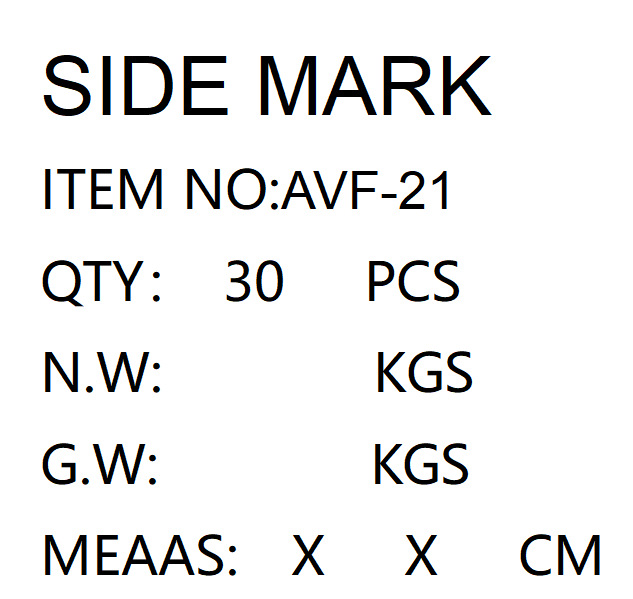
#> input picture 微信图片_20250525103113.jpg, 633 x 599 px
$ python crop_images_to_pdf.py
#> lines starting #> are read from the running program, lines starting #| are printed output that depends on the picture
#!/usr/bin/env python3
# -*- coding: utf-8 -*-

import os
from PIL import Image
from reportlab.pdfgen import canvas
import tempfile

def find_images_in_folder(folder_path):
    """扫描文件夹中的图片文件"""
    image_extensions = {'.jpg', '.jpeg', '.png', '.bmp', '.tiff', '.tif', '.gif'}
    image_files = []

    for filename in os.listdir(folder_path):
        if os.path.splitext(filename.lower())[1] in image_extensions:
            image_files.append(os.path.join(folder_path, filename))

    return sorted(image_files)

def crop_whitespace(image_path):
    """裁剪图片周围的空白区域"""
    try:
        # 打开图片
        img = Image.open(image_path)
        print(f"  原始尺寸: {img.size}")

        # 转换为RGBA模式处理透明度
        if img.mode == 'RGBA':
            # 对于有透明度的图片，先转换为白色背景
            background = Image.new('RGB', img.size, (255, 255, 255))
            background.paste(img, mask=img.split()[3] if len(img.split()) == 4 else None)
            img = background
        elif img.mode != 'RGB':
            img = img.convert('RGB')

        # 获取图片像素数据
        pixels = img.load()
        width, height = img.size

        # 定义白色阈值
        white_threshold = 250

        # 从四个方向找边界
        # 找上边界
        top = 0
        for y in range(height):
            found_content = False
            for x in range(width):
                r, g, b = pixels[x, y]
                if r < white_threshold or g < white_threshold or b < white_threshold:
                    found_content = True
                    break
            if found_content:
                top = y
                break

        # 找下边界
        bottom = height - 1
        for y in range(height - 1, -1, -1):
            found_content = False
            for x in range(width):
                r, g, b = pixels[x, y]
                if r < white_threshold or g < white_threshold or b < white_threshold:
                    found_content = True
                    break
            if found_content:
                bottom = y
                break

        # 找左边界
        left = 0
        for x in range(width):
            found_content = False
            for y in range(height):
                r, g, b = pixels[x, y]
                if r < white_threshold or g < white_threshold or b < white_threshold:
                    found_content = True
                    break
            if found_content:
                left = x
                break

        # 找右边界
        right = width - 1
        for x in range(width - 1, -1, -1):
            found_content = False
            for y in range(height):
                r, g, b = pixels[x, y]
                if r < white_threshold or g < white_threshold or b < white_threshold:
                    found_content = True
                    break
            if found_content:
                right = x
                break

        print(f"  检测到边界: 左={left}, 上={top}, 右={right}, 下={bottom}")

        # 裁剪图片
        if left < right and top < bottom:
            cropped = img.crop((left, top, right + 1, bottom + 1))
            print(f"  裁剪后尺寸: {cropped.size}")
            return cropped
        else:
            print("  未检测到有效边界，返回原图")
            return img

    except Exception as e:
        print(f"处理图片 {image_path} 时出错: {e}")
        return None

def image_to_pdf(img_path, output_dir):
    """将单张图片转换为PDF"""
    try:
        cropped_img = crop_whitespace(img_path)
        if cropped_img is None:
            return False

        # 生成PDF文件名（使用原图片名称）
        base_name = os.path.splitext(os.path.basename(img_path))[0]
        output_pdf = os.path.join(output_dir, f"{base_name}.pdf")

        # 创建PDF
        c = canvas.Canvas(output_pdf, pagesize=cropped_img.size)

        # 保存图片到临时文件
        with tempfile.NamedTemporaryFile(suffix='.png', delete=False) as temp_file:
            cropped_img.save(temp_file.name, 'PNG')

            # 将图片添加到PDF
            c.drawImage(temp_file.name, 0, 0,
                      width=cropped_img.size[0],
                      height=cropped_img.size[1])
            c.save()

            # 删除临时文件
            os.unlink(temp_file.name)

        print(f"  ✓ 生成PDF: {base_name}.pdf")
        return True

    except Exception as e:
        print(f"  ✗ 处理失败: {e}")
        return False

def main():
    """主函数"""
    try:
        # 使用当前工作目录，而不是脚本所在目录
        current_dir = os.getcwd()

        print("=== 图片裁剪转PDF工具 ===")
        print(f"程序运行目录: {current_dir}")

        print("正在扫描图片文件...")
        image_files = find_images_in_folder(current_dir)

        if not image_files:
            print(f"\n❌ 当前文件夹中没有找到图片文件")
            print(f"支持的图片格式: .jpg, .jpeg, .png, .bmp, .tiff, .tif, .gif")
            print(f"\n请将图片文件放在程序同一目录下:")
            print(f"  1. 图片裁剪转PDF.exe")
            print(f"  2. 需要处理的图片文件")

            print(f"\n当前文件夹中的文件:")
            try:
                files = os.listdir(current_dir)
                for file in files:
                    print(f"  - {file}")
            except:
                print("  无法列出文件")

            input("\n按回车键退出...")
            return

        print(f"✓ 找到 {len(image_files)} 张图片:")
        for img in image_files:
            print(f"  - {os.path.basename(img)}")

        print("\n开始处理图片...")
        processed_count = 0

        for i, img_path in enumerate(image_files):
            print(f"\n处理图片 {i+1}/{len(image_files)}: {os.path.basename(img_path)}")
            if image_to_pdf(img_path, current_dir):
#> in crop_whitespace, img is the input picture: PIL image 633x599 RGB; mean R, G, B 236.6, 236.6, 236.6
#|   原始尺寸: (633, 599)
#|   检测到边界: 左=40, 上=48, 右=599, 下=575
#> in crop_whitespace, `cropped = img.crop((left, top, right + 1, bottom + 1))`:
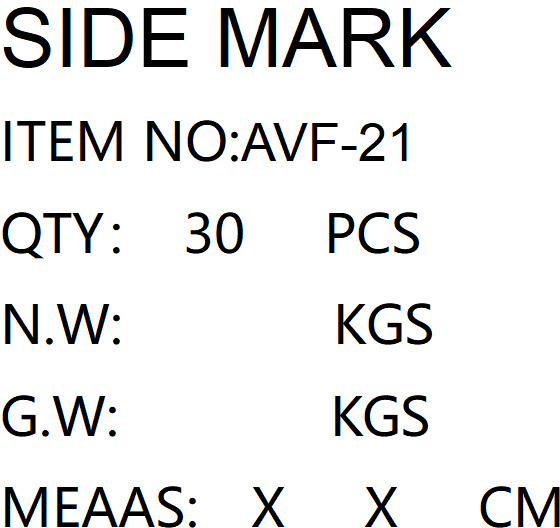
#> cropped: PIL image 560x528 RGB; mean R, G, B 231.4, 231.5, 231.4
#|   裁剪后尺寸: (560, 528)
                processed_count += 1

        print(f"\n=== 处理完成 ===")
        print(f"成功处理: {processed_count}/{len(image_files)} 张图片")

        if processed_count > 0:
            print(f"生成的PDF文件已保存在当前目录")

    except Exception as e:
        print(f"\n❌ 程序运行出错: {e}")
        print("请联系技术支持")

    # 程序结束前暂停
    input("\n按回车键退出...")

if __name__ == "__main__":
    # 检查依赖
    try:
        from PIL import Image
        import reportlab
    except ImportError as e:
        print("❌ 错误: 缺少必要组件")
        print("这是一个打包问题，请联系技术支持")
        input("按回车键退出...")
        exit(1)

    main()
#> (the call stopped at in image_to_pdf, `c = canvas.Canvas(output_pdf, pagesize=cropped_img.size)`: reportlab is not available in this run)
